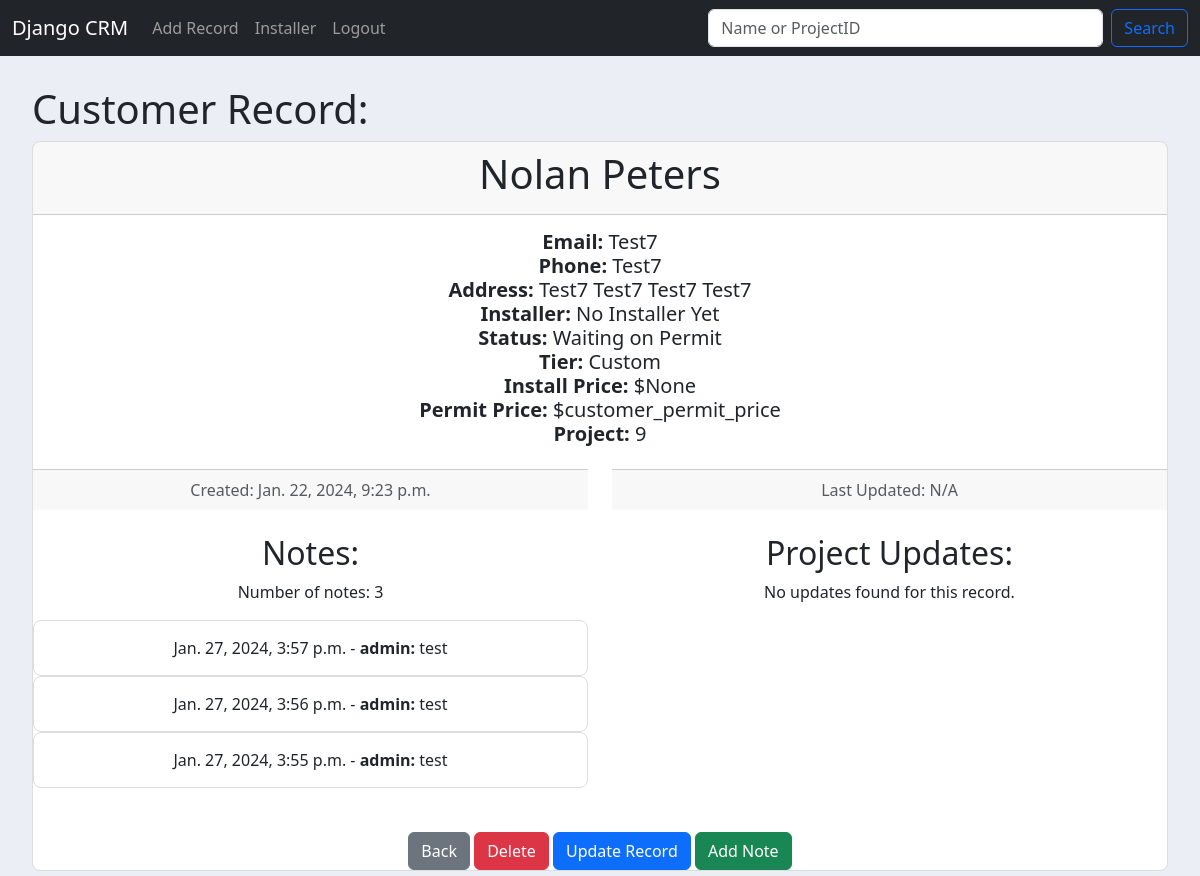
/record/9 (signed in), run on the app's committed database.
### website/models.py (models this page shows, shortened)
class Record(models.Model):
    created_at = models.DateTimeField(auto_now_add=True)
    first_name = models.CharField(max_length=50)
    last_name = models.CharField(max_length=50)
    email = models.CharField(max_length=75)
    phone = models.CharField(max_length=12)
    address = models.CharField(max_length=100)
    city = models.CharField(max_length=50)
    state = models.CharField(max_length=25)
    zipcode = models.CharField(max_length=10)
    installer_name = models.CharField(max_length=50, default='No Installer Yet')
    project_status = models.CharField(max_length=50, choices=PROJECT_STATUS, default='Waiting on Survey')
    previous_project_status = models.CharField(max_length=50, choices=PROJECT_STATUS, default='Waiting on Survey')
    project_tier = models.CharField(max_length=50, choices=PROJECT_TIERS, default=' ')
    installer_price = models.IntegerField(default=' ', null=True)
    installer_permit = models.IntegerField(default=' ', null=True)
    customer_permit = models.IntegerField(default=' ', null=True)
    customer_price = models.IntegerField(default=' ', null=True)

class RecordNote(models.Model):
    record = models.ForeignKey(Record, on_delete=models.CASCADE)
    note = models.TextField()
    created_at = models.DateTimeField(auto_now_add=True)
    user = models.ForeignKey(User, on_delete=models.CASCADE, null=True, blank=True)
    class Meta:
        ordering = ['-created_at']

### website/views.py (the view)
# urls.py: path("record/<int:pk>", views.customer_record, name='customer_record'),
def customer_record(request, pk):
    if request.user.is_authenticated:
        customer_record = get_object_or_404(Record, id=pk)
        record_notes = RecordNote.objects.filter(record=customer_record)
        project_updates = ProjectUpdate.objects.filter(record=customer_record).order_by('-updated_at')  # Order by latest update first
        return render(request, 'record.html', {
            'customer_record': customer_record,
            'record_notes': record_notes,
            'project_updates': project_updates,
        })
    else:
        messages.success(request, "You must be logged in to see that record!", extra_tags='success')
        return redirect('home')

### website/templates/record.html
{% extends 'base.html' %}
{% block content %}
  <h1> Customer Record: </h1>
  <div class="card text-center">
    <div class="card-header">
      <h1>{{ customer_record.first_name }} {{ customer_record.last_name }} </h1>
    </div>
    <div class="card-body">
      <h5 class="card-title">
        <strong> Email: </strong> {{ customer_record.email }} <br>
        <strong> Phone: </strong> {{ customer_record.phone }} <br>
        <strong> Address:</strong> {{ customer_record.address }}
          {{ customer_record.city }}
          {{ customer_record.state }}
          {{ customer_record.zipcode }} <br>
        <strong> Installer: </strong> {{ customer_record.installer_name }} <br>
        <strong> Status: </strong> {{ customer_record.project_status }} <br>
        <strong> Tier: </strong> {{ customer_record.project_tier }} <br>
        <strong> Install Price: </strong> ${{ customer_record.customer_price }} <br>
        <strong> Permit Price: </strong> ${{ customer_record.customer_permit }} <br>
        <strong> Project: </strong> {{ customer_record.id }} <br>
      </h5>
    </div>
<div class="row">
  <div class="col-md-6">
      <div class="card-footer text-body-secondary">
          Created: {{ customer_record.created_at }}
      </div>
      <br>
      <h2>Notes:</h2>
      {% if record_notes %}
          <p>Number of notes: {{ record_notes|length }}</p>
          {% for note in record_notes %}
              <div class="card">
                  <div class="card-body">
                      <p class="card-text">{{ note.created_at }} - <strong> {{ note.user.username }}:</strong> {{ note.note }}</p>
                  </div>
              </div>
          {% endfor %}
      {% else %}
          <p>No notes found for this record.</p>
      {% endif %}
  </div>
  <div class="col-md-6">
      <div class="card-footer text-body-secondary">
          Last Updated: {{ project_updates.0.updated_at|default:"N/A" }}
      </div>
      <br>
      <h2>Project Updates:</h2>
    {% if project_updates %}
        <p>Number of updates: {{ project_updates|length }}</p>
        {% for update in project_updates %}
            <div class="card">
                <div class="card-body">
                    <p class="card-text">{{ update.updated_at }} - <strong>{{ update.user.username }}:</strong> {{ update.update_text }}</p>
                </div>
            </div>
        {% endfor %}
    {% else %}
        <p>No updates found for this record.</p>
    {% endif %}
</div>
</div>
    <br>
  <center>
    <a href="{% url 'home' %}" class ="btn btn-secondary">Back</a>
    <a href="{% url 'delete_record' customer_record.id %}" class ="btn btn-danger">Delete</a>
    <a href="{% url 'update_record' customer_record.id %}" class ="btn btn-primary">Update Record</a>
    <a href="{% url 'add_note' customer_record.id %}" class="btn btn-success">Add Note</a>
  </center>
{% endblock %}

### website/templates/base.html (style rules this page uses)
body { background-color: #ebeff5; }
.row { margin-bottom: 20px; }
.card { border: 1px solid #ddd; border-radius: 8px; }
.card-body { padding: 15px; }
a { text-decoration: none; color: #007bff; }

### data on the page
Record: first_name "Nolan", last_name "Peters", email "Test7", phone "Test7", address "Test7", city "Test7", state "Test7", zipcode "Test7", installer_name "No Installer Yet", project_status "Waiting on Permit", project_tier "Custom", customer_price "None", customer_permit "customer_permit_price", id "9", created_at "Jan. 22, 2024, 9:23 p.m."
RecordNote: created_at "Jan. 27, 2024, 3:57 p.m.", user.username "admin", note "test"
RecordNote: created_at "Jan. 27, 2024, 3:56 p.m.", user.username "admin", note "test"
RecordNote: created_at "Jan. 27, 2024, 3:55 p.m.", user.username "admin", note "test"

### other printed values
{{ record_notes|length }} "3"
{{ project_updates.0.updated_at|default:"N/A" }} "N/A"
